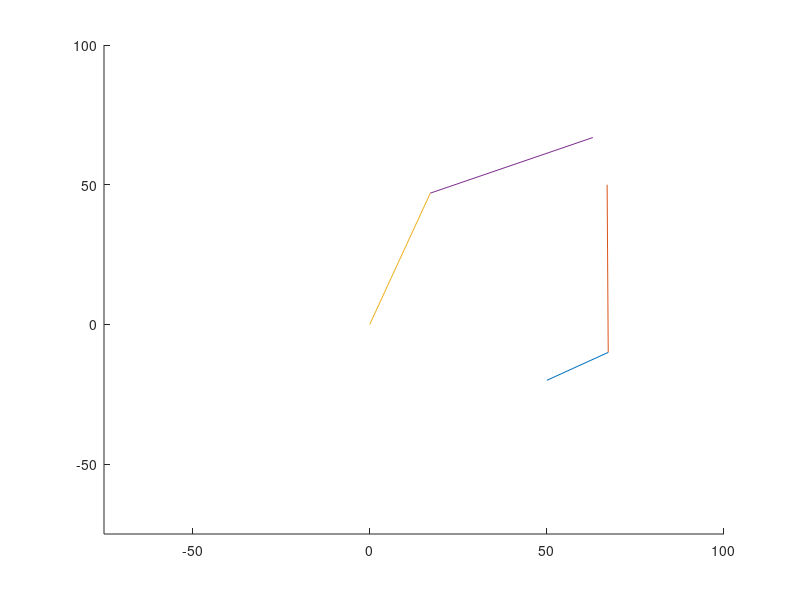

Write the MATLAB code that produced this figure.

clf; % clears plot

M1 = [0 0]; % Motor 1 position
M2 = M1 + [50 -20]; % Motor 2, relativ to Motor 1
m1_ang = -20; 
m2_ang = 30;
m2_start_ang = 0; % Starting angel of motor 2

% Phalanx and leaver-lengs in mm
a = 20;
b = 60;
c = 50;
d = 50;
e = 50;

A = [M2(1)+a*cos(deg2rad(m2_ang+m2_start_ang)) M2(2)+a*sin(deg2rad(m2_ang+m2_start_ang))];
B = 0;
C = [M1(1)+(c*-sin(deg2rad(m1_ang))) M1(2)+(c*cos(deg2rad(m1_ang)))];
E = 0;

Q = A - C;
q = norm(Q); % length of q
beta = acos((-q^2 + b^2 + d^2)/(2*b*d)); % Angle of beta at point B in rad # la till acos #
alfa_1 = asin((sin(beta)*d)/q);
fi_1 = asin((sin(beta)*b)/q);
dp = abs(Q(1));
bp = abs(Q(2));

A_B_ang = deg2rad(90) + deg2rad(m2_ang) - atan(dp/bp) + alfa_1; % rad
AB_rest = deg2rad(90) + deg2rad(m2_ang) - A_B_ang;  % rad
C_B_ang = deg2rad(90) - deg2rad(m1_ang) - atan(bp/dp) + fi_1;   % rad

% B coordinates calculation
CB = [C(1)+(sin(C_B_ang)*d) C(2)-(cos(C_B_ang)*d)];
AB = [A(1)-(sin(AB_rest)*b) A(2)+(cos(AB_rest)*b)];

hold on
%plot(COR(M1,M2,'x'),COR(M1,M2,'y')) % plotting line from motor 1 to motor 2
plot([M2(1) A(1)],[M2(2) A(2)]) % a
plot([A(1) AB(1)],[A(2) AB(2)]) % b
plot([M1(1) C(1)],[M1(2) C(2)]) % c
plot([C(1) CB(1)],[C(2) CB(2)]) % d
%plot([M1(1) M1] []) % e

xlim([-75 100])
ylim([-75 100])
hold off

norm(CB)
norm(AB)